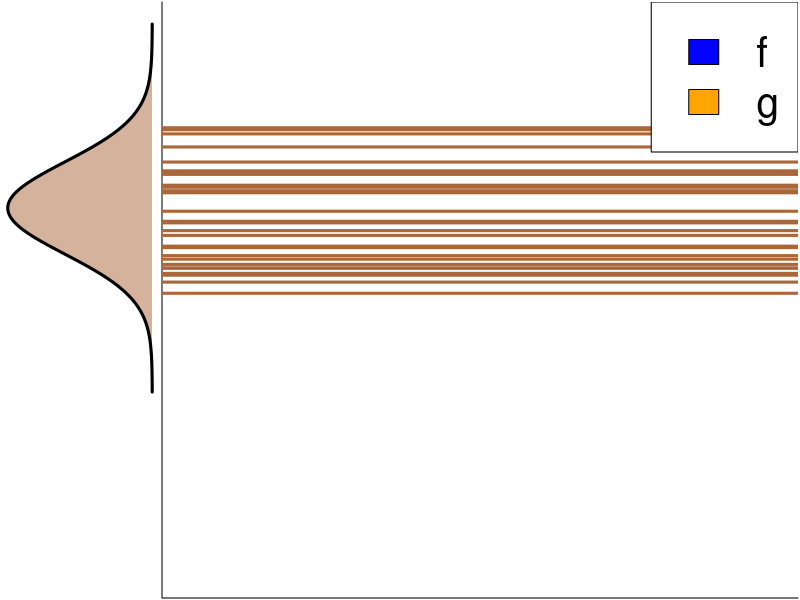
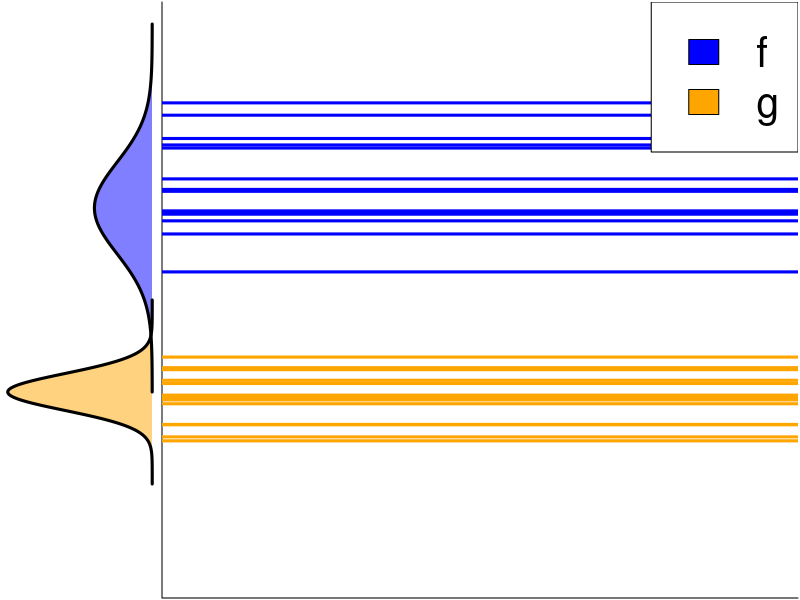
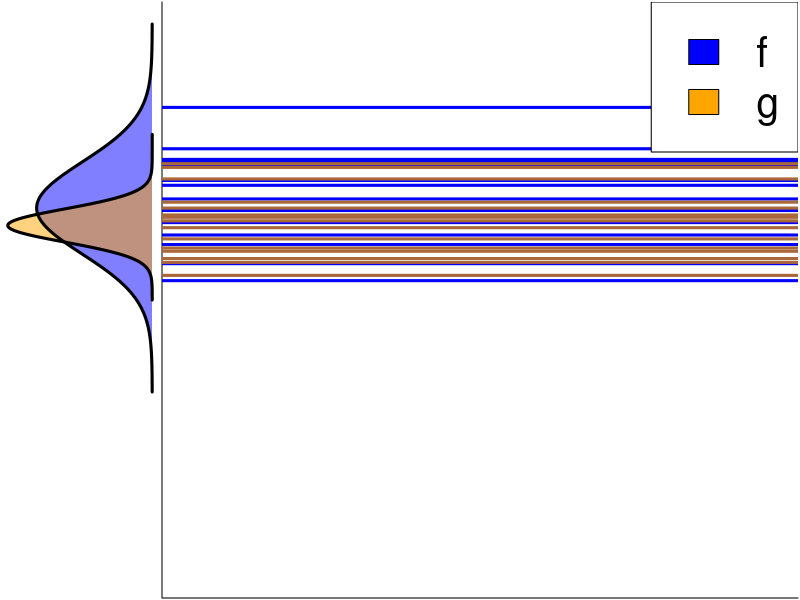
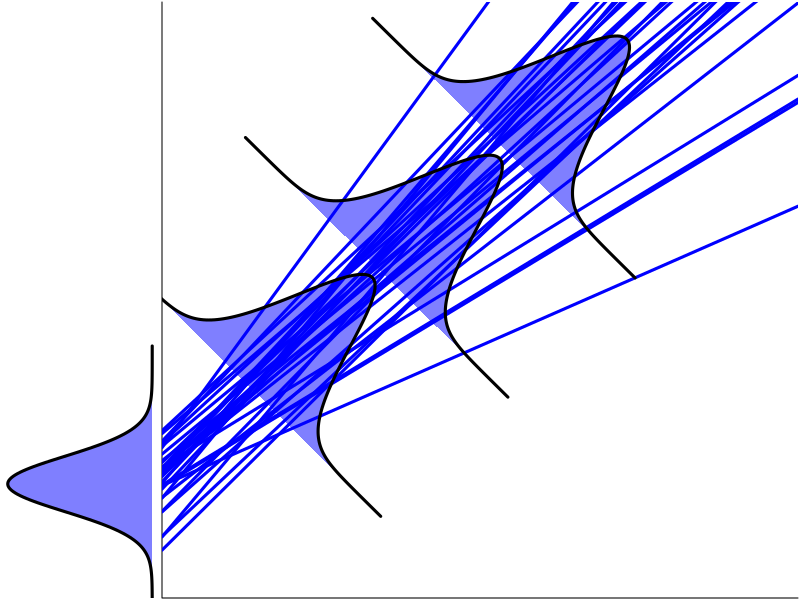
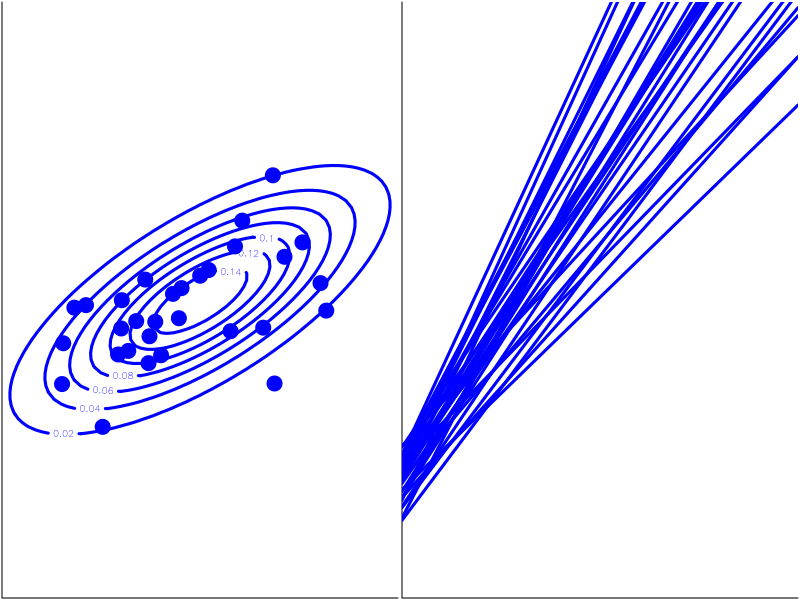
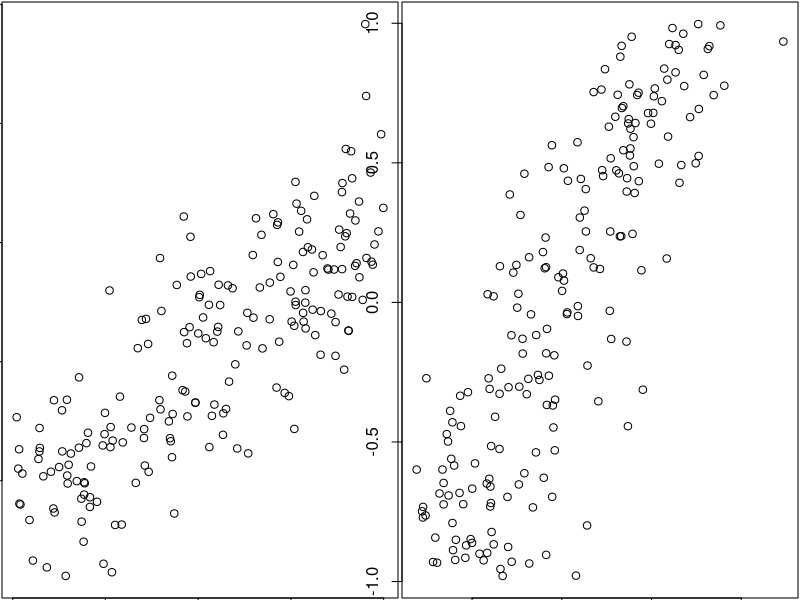
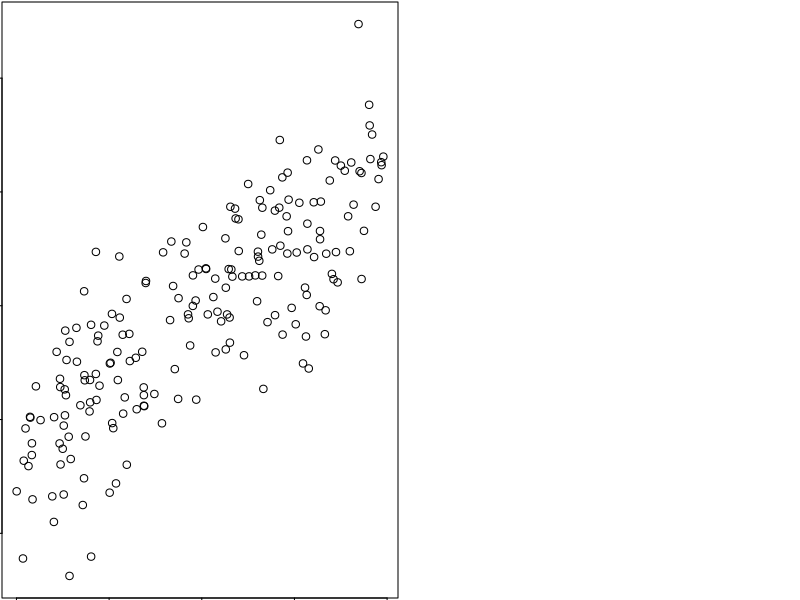

Here is the R script that generated these plots, in order:
## ---- chunk 1
zones=matrix(c(1,2), ncol=2, byrow=TRUE)
layout(zones, widths=c(1/5,4/5), heights=c(1/5,4/5))

val <- seq(-1, 3, length = 200)
marginal <- dnorm(val, mean = 1, sd = 0.5)

par(mar = c(0.1, 0.1, 0.1, 0.1))
plot(-marginal,val,
     type = "n",
     ylim = c(-3,3),
     axes = FALSE,
     xlab = "",
     ylab = "") 

polygon(x = c(-marginal,-marginal[1]),
        y = c(val, val[1]),
        col = rgb(170/255, 103/255, 57/255, 0.5),
        border = NA)

lines(-marginal,val, lwd = 3)

plot(0,0,
     type = "n",
     xlim = c(0,5),
     ylim = c(-3,3),
     bty="L",
     xaxt = "n",
     yaxt = "n",
     xlab = "",
     ylab = "",) 

set.seed(40)
abline(h = rnorm(30, mean = 1, sd = 0.5),
       lwd = 3,
       col = rgb(170/255, 103/255, 57/255))

legend("topright",
       legend = c("f", "g"),
       fill = c("blue", "orange"),
       cex = 2.5)
## ---- chunk 2
zones=matrix(c(1,2), ncol=2, byrow=TRUE)
layout(zones, widths=c(1/5,4/5), heights=c(1/5,4/5))

val1 <- seq(-1, 3, length = 200)
marginal1 <- dnorm(val1, mean = 1, sd = 0.5)

val2 <- seq(-2, 0, length = 200)
marginal2 <- dnorm(val2, mean = -1, sd = 0.2)

par(mar = c(0.1, 0.1, 0.1, 0.1))
plot(-marginal2,val2,
     type = "n",
     ylim = c(-3,3),
     axes = FALSE,
     xlab = "",
     ylab = "") 

polygon(x = c(-marginal1,-marginal1[1]),
        y = c(val1, val1[1]),
        col = rgb(0, 0, 1, 0.5),
        border = NA)

polygon(x = c(-marginal2,-marginal2[1]),
        y = c(val2, val2[1]),
        col = rgb(255/255, 165/255, 0, 0.5),
        border = NA)

lines(-marginal1,val1, lwd = 3)
lines(-marginal2,val2, lwd = 3)

plot(0,0,
     type = "n",
     xlim = c(0,5),
     ylim = c(-3,3),
     bty="L",
     xaxt = "n",
     yaxt = "n",
     xlab = "",
     ylab = "",) 

set.seed(42)
abline(h = rnorm(15, mean = 1, sd = 0.5),
       lwd = 3,
       col = "blue")

abline(h = rnorm(15, mean = -1, sd = 0.2),
       lwd = 3,
       col = "orange")

legend("topright",
       legend = c("f", "g"),
       fill = c("blue", "orange"),
       cex = 2.5)
## ---- chunk 3
zones=matrix(c(1,2), ncol=2, byrow=TRUE)
layout(zones, widths=c(1/5,4/5), heights=c(1/5,4/5))

val <- seq(-1, 3, length = 200)
marginal <- dnorm(val, mean = 1, sd = 0.5)

valIn <- seq(0, 1.8, length = 200)
marginalIn <- dnorm(val, mean = 0.8, sd = 0.4)

par(mar = c(0.1, 0.1, 0.1, 0.1))
plot(-marginalIn,valIn,
     type = "n",
     ylim = c(-3,3),
     axes = FALSE,
     xlab = "",
     ylab = "") 

polygon(x = c(-marginal,-marginal[1]),
        y = c(val, val[1]),
        col = rgb(0, 0, 1, 0.5),
        border = NA)

polygon(x = c(-marginalIn,-marginalIn[1]),
        y = c(valIn, valIn[1]),
        col = rgb(255/255, 165/255, 0, 0.5),
        border = NA)

lines(-marginal,val, lwd = 3)
lines(-marginalIn,valIn, lwd = 3)

plot(0,0,
     type = "n",
     xlim = c(0,5),
     ylim = c(-3,3),
     bty="L",
     xaxt = "n",
     yaxt = "n",
     xlab = "",
     ylab = "",) 

set.seed(41)
abline(h = rnorm(15, mean = 1, sd = 0.5),
       lwd = 3,
       col = "blue")

abline(h = rnorm(15, mean = 0.8, sd = 0.3),
       lwd = 3,
       col = rgb(170/255, 103/255, 57/255))

legend("topright",
       legend = c("f", "g"),
       fill = c("blue", "orange"),
       cex = 2.5)
## ---- chunk 4
zones=matrix(c(1,2), ncol=2, byrow=TRUE)
layout(zones, widths=c(1/5,4/5), heights=c(1/5,4/5))

val <- seq(-0.5, 2.5, length = 200)
marginal <- dnorm(val, mean = 1, sd = 0.3)

par(mar = c(0.1, 0.1, 0.1, 0.1))
plot(-marginal,val,
     type = "n",
     ylim = c(-3,3),
     axes = FALSE,
     xlab = "",
     ylab = "") 

polygon(x = c(-marginal,-marginal[1]),
        y = c(val, val[1]) - 3,
        col = rgb(0,0,1, 0.5),border = NA)

lines(-marginal,val - 3, lwd = 3)

plot(0,0,
     type = "n",
     xlim = c(0,5),
     ylim = c(0,5),
     bty="L",
     xaxt = "n",
     yaxt = "n",
     xlab = "",
     ylab = "",
     xaxs = "i",
     yaxs = "i") 

set.seed(42)
for(i in 1:30){
abline(a = rnorm(1, mean = 1, sd = 0.2),
       b = rnorm(1, mean = 1, sd = 0.2),
       lwd = 3,
       col = "blue")
}

val <- seq(-0.5, 2.5, length = 200)
marginal <- dnorm(val, mean = 1, sd = 0.3)
marginalRot <- spdep::Rotation(cbind(-marginal,val), angle = 3.9)

polygon(x = c(marginalRot[,1] + 0,marginalRot[1,1] + 0),
        y = c(marginalRot[,2] + 2.5, marginalRot[1,2] + 2.5),
        col = rgb(0,0,1, 0.5),border = NA)

lines(marginalRot[,1]+0, marginalRot[,2] + 2.5, lwd = 3)

polygon(x = c(marginalRot[,1] + 1.0,marginalRot[1,1] + 1.0),
        y = c(marginalRot[,2] + 3.5, marginalRot[1,2] + 3.5),
        col = rgb(0,0,1, 0.5),border = NA)

lines(marginalRot[,1]+1.0, marginalRot[,2] + 3.5, lwd = 3)
par(xpd = TRUE)
polygon(x = c(marginalRot[,1] + 2.0,marginalRot[1,1] + 2.0),
        y = c(marginalRot[,2] + 4.5, marginalRot[1,2] + 4.5),
        col = rgb(0,0,1, 0.5),border = NA)

lines(marginalRot[,1]+2.0, marginalRot[,2] + 4.5, lwd = 3)
par(xpd = FALSE)
## ---- chunk 5
zones=matrix(c(1,2), ncol=2, byrow=TRUE)
layout(zones, widths=c(4/5,4/5), heights=c(4/5,4/5))

library(mnormt)

#create bivariate normal distribution
x     <- seq(-3, 3, 0.1) 
y     <- seq(-3, 3, 0.1)
mu    <- c(0, 0)
sigma <- matrix(c(2, 1, 1, 1), nrow=2)
f     <- function(x, y) dmnorm(cbind(x, y), mu, sigma)
z     <- outer(x, y, f)

#create contour plot
contour(x, y, z, 
        asp =1, 
        las = 1, 
        col ="blue",
        lwd = 3,
        axes = TRUE,
        bty="L",
        xaxt = "n",
        yaxt = "n",
        xlab = "",
        ylab = "",
        xaxs = "i",
        yaxs = "i",
        cex.axis = 2.5)

interceptSlope30 <- MASS::mvrnorm(30,
                                  mu = mu,
                                  Sigma = sigma)

points(interceptSlope30,
       pch = 19,
       cex = 2,
       col = "blue")

#par(mar = c(10,5,0,0))
par(xpd = TRUE)
mtext("Slope", 1, cex = 3, line = 1.5)
mtext("Intercept", 2, cex = 3, line = 1.5)
par(xpd = FALSE)

plot(0,0,
     type = "n",
     xlim = c(0,5),
     ylim = c(0,5),
     bty="L",
     xaxt = "n",
     yaxt = "n",
     xlab = "",
     ylab = "",
     xaxs = "i",
     yaxs = "i") 

set.seed(41)

for(i in 1:30){
  abline(a = rnorm(1, mean = 1, sd = 0.2),
         b = rnorm(1, mean = 1, sd = 0.2),
         lwd = 3,
         col = "blue")
}

val <- seq(-0.5, 2.5, length = 200)
marginal <- dnorm(val, mean = 1, sd = 0.3)
marginalRot <- spdep::Rotation(cbind(-marginal,val), angle = 3.9)

#polygon(x = c(marginalRot[,1] + 0,marginalRot[1,1] + 0),
#        y = c(marginalRot[,2] + 2.5, marginalRot[1,2] + 2.5),
#        col = rgb(0,0,1, 0.5),border = NA)

#lines(marginalRot[,1]+0, marginalRot[,2] + 2.5, lwd = 3)

#polygon(x = c(marginalRot[,1] + 1.0,marginalRot[1,1] + 1.0),
#        y = c(marginalRot[,2] + 3.5, marginalRot[1,2] + 3.5),
#        col = rgb(0,0,1, 0.5),border = NA)

#lines(marginalRot[,1]+1.0, marginalRot[,2] + 3.5, lwd = 3)
#par(xpd = TRUE)
#polygon(x = c(marginalRot[,1] + 2.0,marginalRot[1,1] + 2.0),
#        y = c(marginalRot[,2] + 4.5, marginalRot[1,2] + 4.5),
#        col = rgb(0,0,1, 0.5),border = NA)

#lines(marginalRot[,1]+2.0, marginalRot[,2] + 4.5, lwd = 3)
#par(xpd = FALSE)
## ---- chunk 6
yintercept <- 4
slope <- 1.3
obs_error <- .5
x <- runif(200, min = -1, max = 1)
y_mean <- yintercept + slope * x
y_obs <- rnorm(200, mean = y_mean, sd = obs_error)
## ---- chunk 7
plot(y_obs ~ x)
## ---- chunk 8
#| output-location: column
yintercept <- 4
slope <- 1.3
obs_error <- .5
x <- runif(200, min = -1, max = 1)
y_mean <- yintercept + slope * x
y_obs <- rnorm(200, mean = y_mean, sd = obs_error)
plot(y_obs, x)
## ---- chunk 9
yintercept <- 4
slope <- 1.3
obs_error <- .5
x <- runif(200, min = -1, max = 1)
y_mean <- yintercept + slope * x
y_obs <- rnorm(200, mean = y_mean, sd = obs_error)
## ---- chunk 10
plot(y_obs ~ x)
